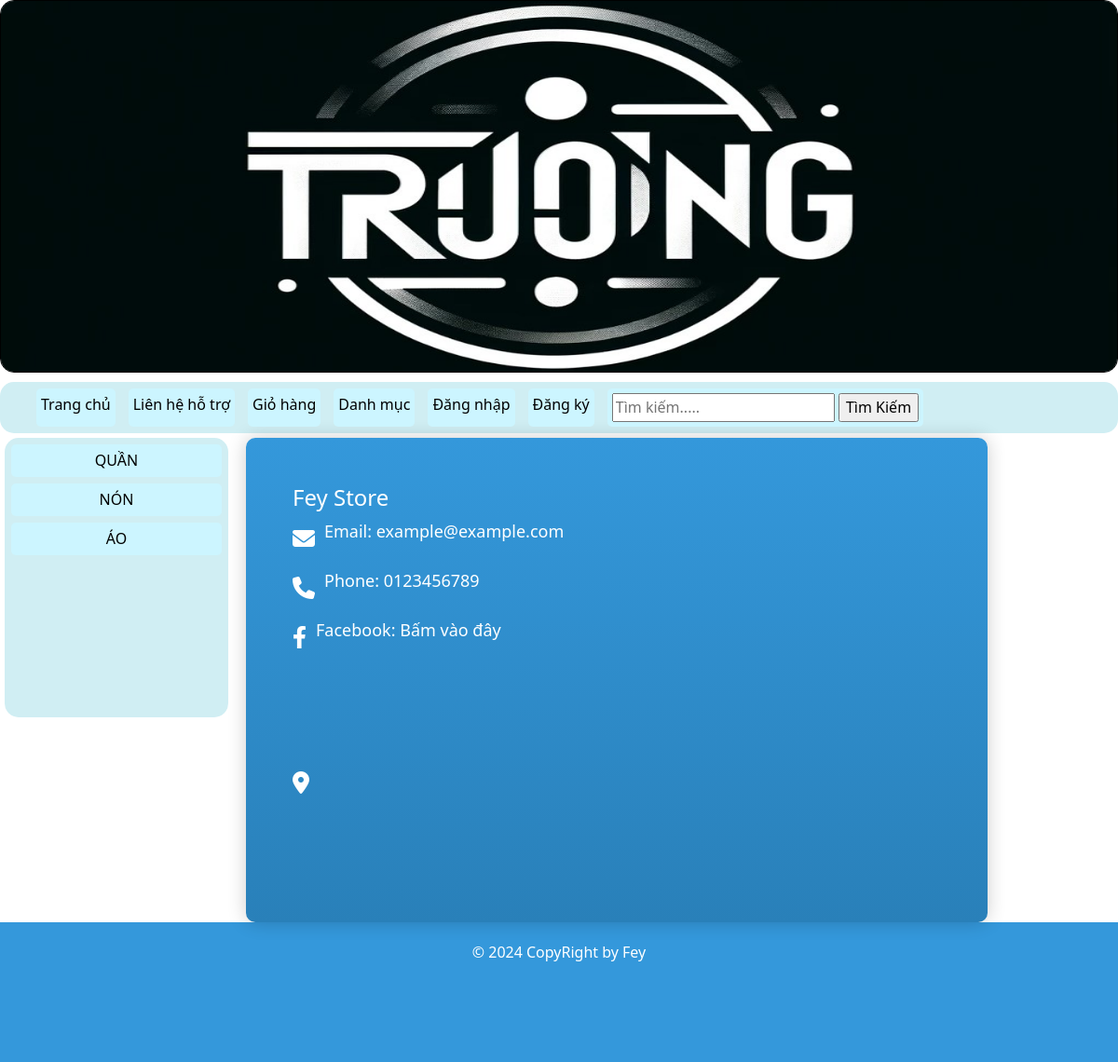
/index.php?quanly=contact, run on the app's committed database.
### tables this page shows
CREATE TABLE `tbl_danhmuc` (
  `id_danhmuc` int(11) NOT NULL,
  `tendanhmuc` varchar(100) NOT NULL,
  `thutu` int(11) NOT NULL
);

### pages/menu.php (the view, shortened to what this page needs)
<div class="menu">
    <ul class="menu_list">
        <li><a href="index.php">Trang chủ</a></li>
        <li><a href="index.php?quanly=contact">Liên hệ hỗ trợ</a></li>
        <li><a href="index.php?quanly=giohang">Giỏ hàng</a></li>
        <li><a href="#">Danh mục</a>
        </li>
        <?php
        if (isset($_SESSION['dangky'])) {
        ?>
            <li><a href="index.php?quanly=thongtin">Thông Tin Cá Nhân</a></li>
            <li><a href="index.php?dangxuat=1">Đăng xuất</a></li>
        <?php
        } else {
        ?>
            <li><a href="index.php?quanly=dangnhap">Đăng nhập</a></li>
            <li><a href="index.php?quanly=dangky">Đăng ký</a></li>
        <?php
        }
        ?>
        <li>
            <form method="POST" action="index.php?quanly=timkiem">
                <input type="text" placeholder="Tìm kiếm....." name="tukhoa">
                <input type="submit" name="timkiem" value="Tìm Kiếm">
            </form>
        </li>
    </ul>
</div>

### pages/sidebar/sidebar.php
<div class="sidebar">
    <ul class="sidebar_list">
        <?php
        $sql_danhmuc = "SELECT * FROM tbl_danhmuc ORDER BY id_danhmuc DESC";
        $query_danhmuc = mysqli_query($connect, $sql_danhmuc);
        while ($row = mysqli_fetch_array($query_danhmuc)) {
        ?>
            <li><a href="index.php?quanly=danhmuclist&id=<?php echo $row['id_danhmuc'] ?>"><?php echo $row['tendanhmuc'] ?></a></li>
        <?php
        }
        ?>
    </ul>
</div>

### css/style.css (style rules this page uses)
body { margin: 0; padding: 0; background-image: url(../images/background_body.jpg); }
.menu { margin-top: 10px; height: auto; border-radius: 15px; background-color: #d0eef3; }
ul.menu_list { position: relative; margin: 0 auto; list-style: none; line-height: 25px; display: flex; }
ul.menu_list li { border-radius: 5px; margin: 7px; padding: 5px; background-color: #ccf5ff; }
ul.menu_list li a { display: block; text-decoration: none; text-align: center; color: #000; }
.sidebar { background-color: #d0eef3; height: 300px; border-radius: 15px; margin-bottom: 5px; }
ul.sidebar_list { padding: 0; list-style: none; width: 100%; line-height: 25px; }
ul.sidebar_list li { border-radius: 5px; margin: 7px; padding: 5px; background-color: #ccf5ff; }
ul.sidebar_list li a { text-decoration: none; text-align: center; color: black; }
@media screen and (min-width:600px) { .menu { max-width: 100%; flex-direction: column; text-align: center; clear: both; } }
@media screen and (min-width:600px) { .sidebar { width: 20%; margin-top: 5px; margin-left: 5px; float: left; flex-direction: column; text-align: center; } }

### data on the page
tbl_danhmuc: tendanhmuc "QUẦN"
tbl_danhmuc: tendanhmuc "NÓN"
tbl_danhmuc: tendanhmuc "ÁO"
